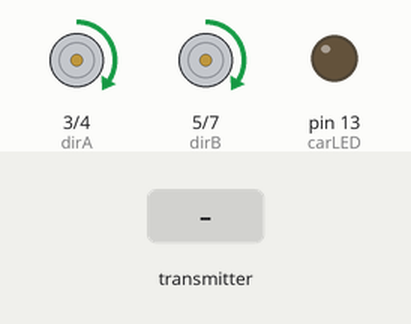
A sketch run on a simulated Arduino Mega 2560, built with avr-gcc and run on an emulated ATmega2560. Shown: direction and speed pins drawn as motors (green arrow = direction pin HIGH = forward, orange = LOW = backward, longer = more drive), output pins drawn as LEDs (lit = HIGH). The inputs (shaded band) are chosen by the test bench.

Above: at 1.2 s.
1.3 s: the transmitter starts sending readChannel.0 = 1000
At 2.3 s:
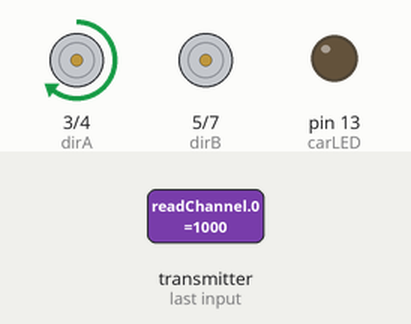
2.8 s: the transmitter starts sending readChannel.1 = 1000
At 4.0 s:
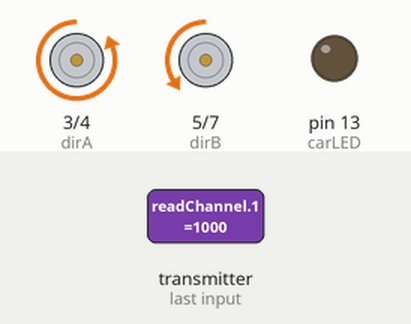
4.3 s: the transmitter starts sending readChannel.2 = 1000
At 4.8 s:
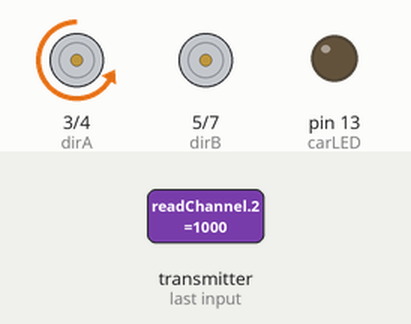
5.8 s: the transmitter starts sending readChannel.5 = 2000
At 6.2 s:
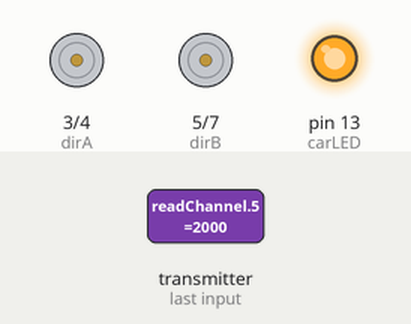
7.3 s: the transmitter starts sending readChannel.4 = 1000
At 8.0 s:
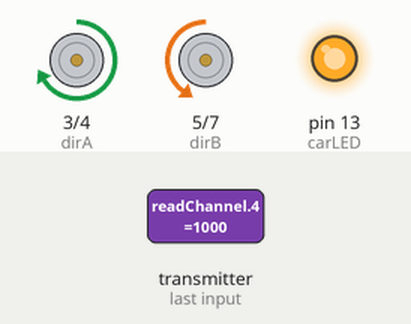
8.8 s: the transmitter starts sending readChannel.2 = 1250
At 9.8 s:
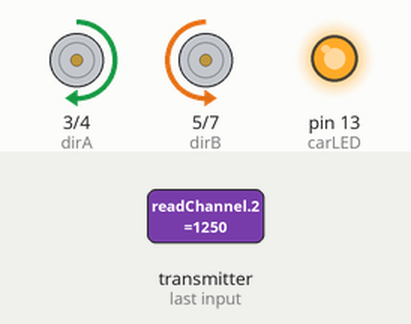
Timing chart, 0 to 11.3 s (numbered marks = the images above; inputs shaded):
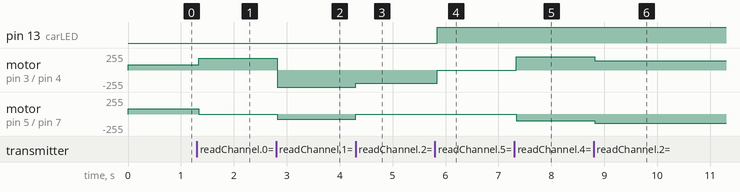

The sketch:

main.ino
```cpp
#include <IBusBM.h>

IBusBM ibus;

// Channel Values
int rcCH1 = 0;
int rcCH2 = 0;
int rcCH3 = 0;
int rcCH5 = 0;
bool rcCH6 = 0;

// LED
#define carLED 13

// Motor A
#define pwmA 4
#define dirA 3

// Motor B
#define pwmB 7
#define dirB 5

// Motor Speed & Direction
int MotorSpeedA = 0;
int MotorSpeedB = 0;

// Direction: 0 = backward, 1 = forward
int MotorDirA = 1;
int MotorDirB = 1;

// -------- Motor Control Functions --------
void mControlA(int mspeed, int mdir) {
  digitalWrite(dirA, mdir);      // SINGLE direction pin
  analogWrite(pwmA, mspeed);
}

void mControlB(int mspeed, int mdir) {
  digitalWrite(dirB, mdir);      // SINGLE direction pin
  analogWrite(pwmB, mspeed);
}

// -------- Channel Read Functions --------
int readChannel(byte channelInput, int minLimit, int maxLimit, int defaultValue) {
  uint16_t ch = ibus.readChannel(channelInput);
  if (ch < 100) return defaultValue;
  return map(ch, 1000, 2000, minLimit, maxLimit);
}

bool readSwitch(byte channelInput, bool defaultValue) {
  int intDefaultValue = (defaultValue) ? 100 : 0;
  int ch = readChannel(channelInput, 0, 100, intDefaultValue);
  return (ch > 50);
}

void setup() {
  Serial.begin(115200);
  ibus.begin(Serial1);

  pinMode(pwmA, OUTPUT);
  pinMode(dirA, OUTPUT);
  pinMode(pwmB, OUTPUT);
  pinMode(dirB, OUTPUT);

  pinMode(carLED, OUTPUT);
}

void loop() {

  rcCH1 = readChannel(0, -100, 100, 0);
  rcCH2 = readChannel(1, -100, 100, 0);
  rcCH3 = readChannel(2, 0, 155, 0);
  rcCH5 = readChannel(4, -100, 100, 0);
  rcCH6 = readSwitch(5, false);

  // Base speed
  MotorSpeedA = rcCH3;
  MotorSpeedB = rcCH3;

  if (rcCH6) {
    // ===== SPIN MODE =====
    digitalWrite(carLED, HIGH);

    if (rcCH5 >= 0) {
      MotorDirA = 0;
      MotorDirB = 1;
    } else {
      MotorDirA = 1;
      MotorDirB = 0;
    }

    MotorSpeedA += abs(rcCH5);
    MotorSpeedB += abs(rcCH5);

  } else {
    // ===== NORMAL MODE =====
    digitalWrite(carLED, LOW);

    if (rcCH2 >= 0) {
      MotorDirA = 1;
      MotorDirB = 1;
    } else {
      MotorDirA = 0;
      MotorDirB = 0;
    }

    MotorSpeedA += abs(rcCH2);
    MotorSpeedB += abs(rcCH2);

    MotorSpeedA -= rcCH1;
    MotorSpeedB += rcCH1;
  }

  MotorSpeedA = constrain(MotorSpeedA, 0, 255);
  MotorSpeedB = constrain(MotorSpeedB, 0, 255);

  mControlA(MotorSpeedA, MotorDirA);
  mControlB(MotorSpeedB, MotorDirB);

  delay(50);
}
```

Measured:
- after the input at 1.3 s, motor on pin 3 (dirA) / pin 4 (pwmA): forward 77/255 → forward 177/255 at once; motor on pin 5 (dirB) / pin 7 (pwmB): forward 77/255 → stopped at once
- after the input at 2.8 s, motor on pin 3 (dirA) / pin 4 (pwmA): forward 177/255 → backward 255/255 at once; motor on pin 5 (dirB) / pin 7 (pwmB): stopped → backward 77/255 at once
- after the input at 4.3 s, motor on pin 3 (dirA) / pin 4 (pwmA): backward 255/255 → backward 200/255 at once; motor on pin 5 (dirB) / pin 7 (pwmB): backward 77/255 → stopped at once
- after the input at 5.8 s, pin 13 (carLED): LOW → HIGH after 0.05 s; motor on pin 3 (dirA) / pin 4 (pwmA): backward 200/255 → stopped after 0.05 s
- after the input at 7.3 s, motor on pin 3 (dirA) / pin 4 (pwmA): stopped → forward 200/255 at once; motor on pin 5 (dirB) / pin 7 (pwmB): stopped → backward 100/255 at once
- after the input at 8.8 s, motor on pin 3 (dirA) / pin 4 (pwmA): forward 200/255 → forward 138/255 at once; motor on pin 5 (dirB) / pin 7 (pwmB): backward 100/255 → backward 138/255 at once
